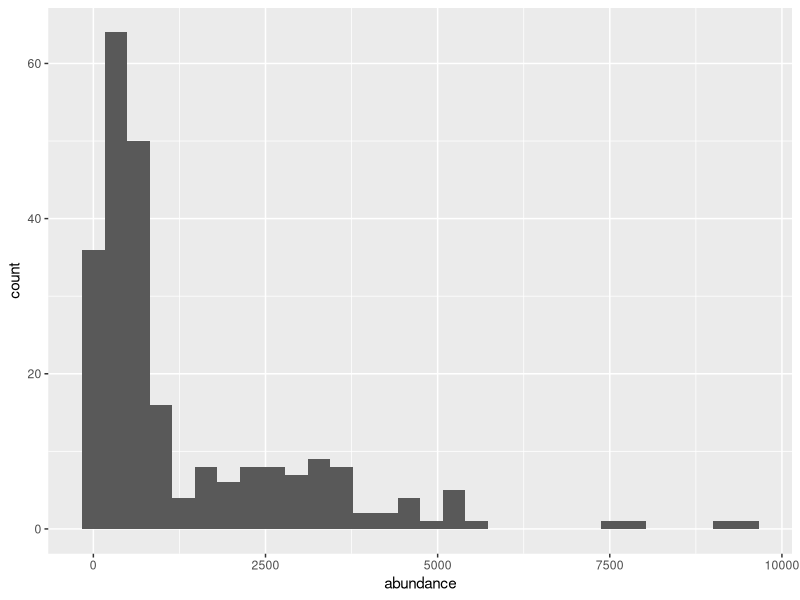
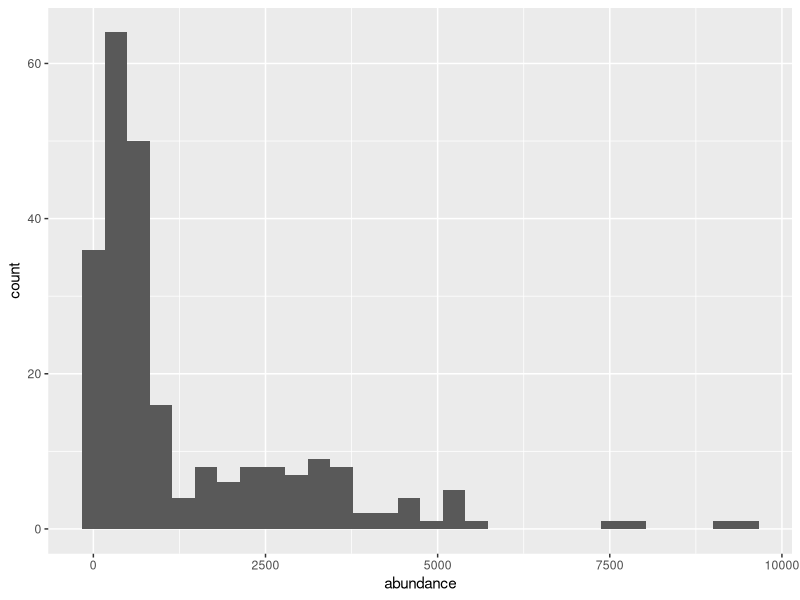
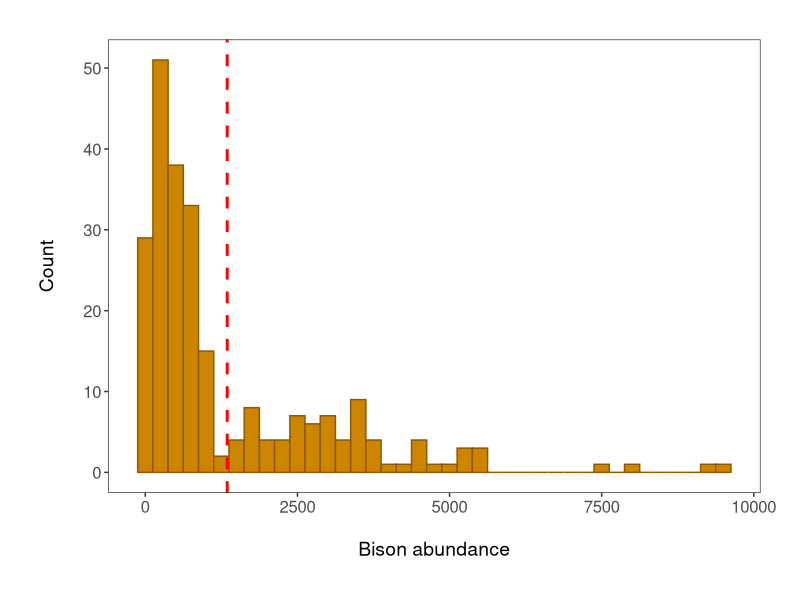
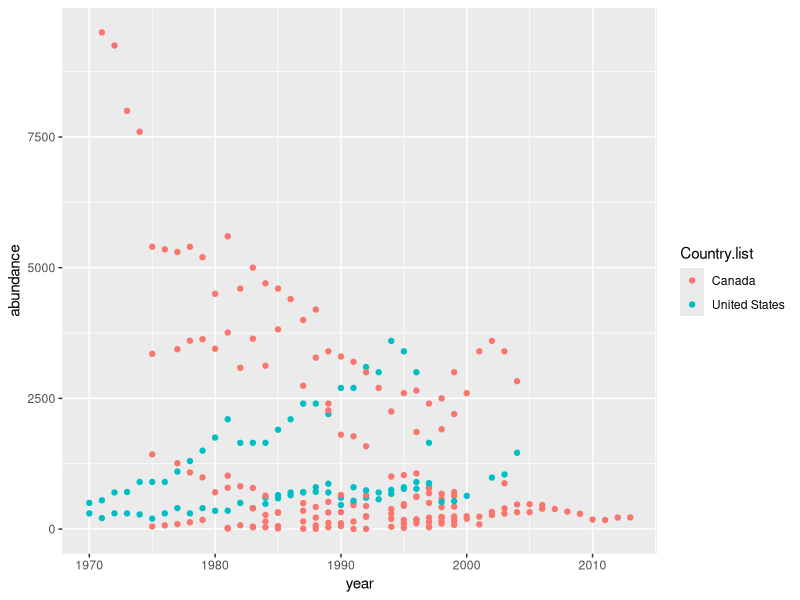
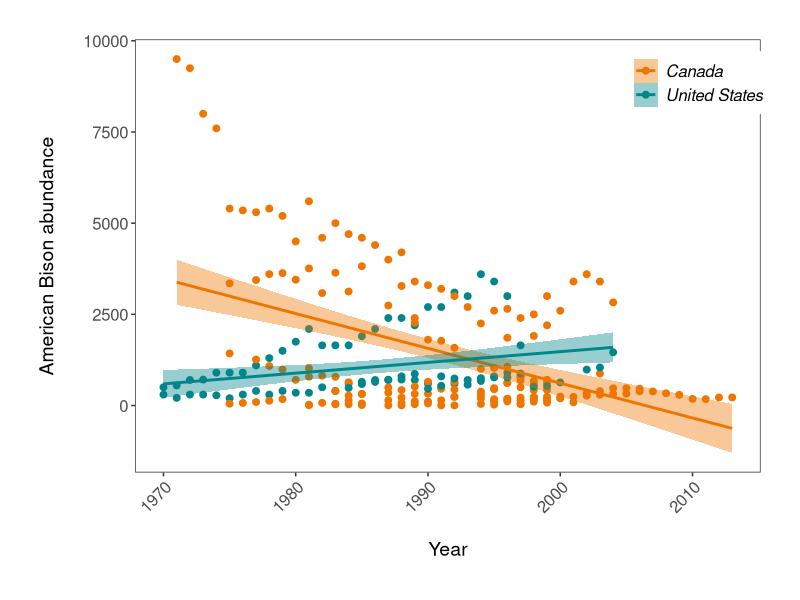
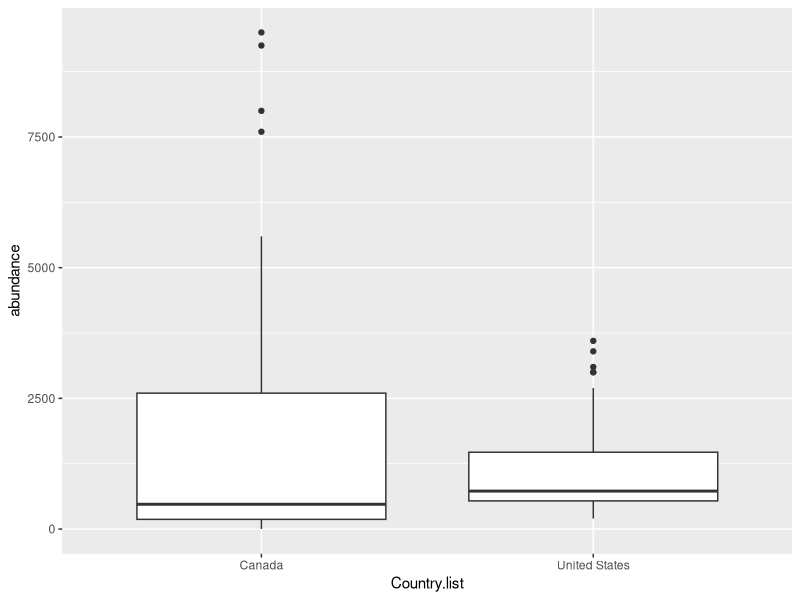
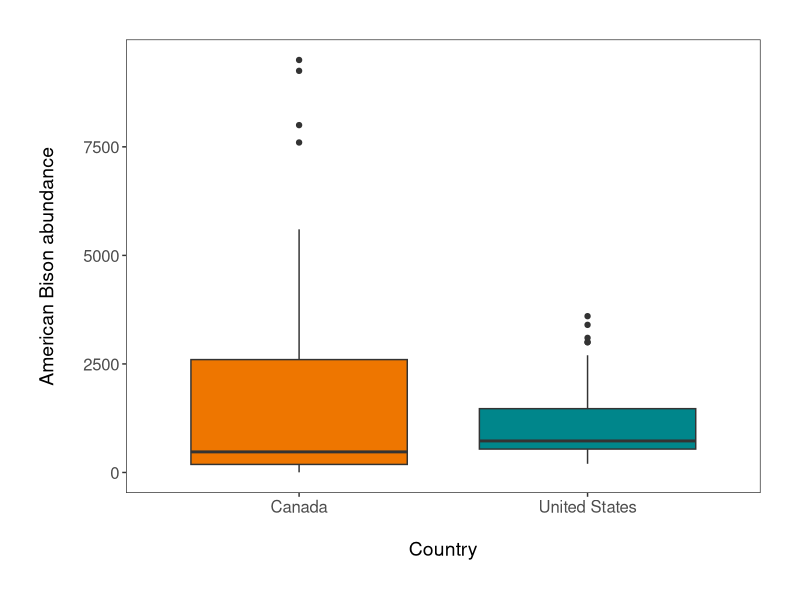
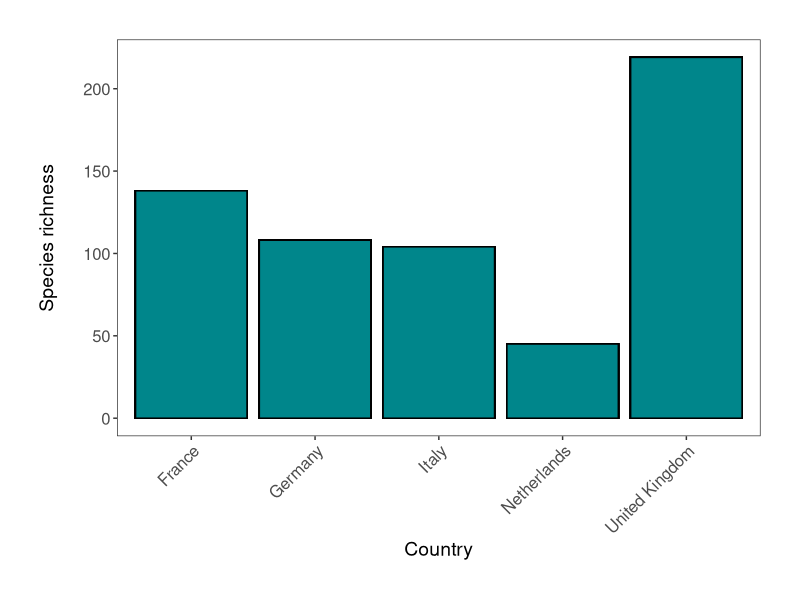

The R source for these figures, in order:
# Biology 850 Workshop on using ggplot2
# Jon Sweetman, Sept19,2018 jon.sweetman@ndsu.edu

# Libraries - if you haven't installed them before, run the code install.packages("package_name")
library(tidyverse) #includes ggplot2 and more..
library(gridExtra) #package for arranging multiple plots

# Import data from the Living Planet Index - population trends of vertebrate species from 1970 to 2014
file.path("C:/Users/zippy/OneDrive/NDSU/BIOL850_dataviz")
LPI <- read.csv("LPIdata_CC.csv")  # find where you saved LPIdata_CC.csv

# str displays the structure of our data
str(LPI)

#Clean up & Manipulate data ready for graphing:

# Reshape data into long form
# By adding 9:53, we select columns from 9 to 53, the ones for the different years of monitoring
LPI2 <- gather(LPI, "year", "abundance", 9:53)
View(LPI2)

#parse_number drops any non-numeric characters before or after the first number 
LPI2$year <- parse_number(LPI2$year)

# When manipulating data it's always good check if the variables have stayed how we want them
# Use the str() function
str(LPI2)

# Abundance is also a character variable, when it should be numeric, let's fix that
LPI2$abundance <- as.numeric(LPI2$abundance)

#unique returns a vector, data frame or an array with duplicate entries removed
unique(LPI2$Common.Name)

# filter is part of the dplyr package we looked at in the data manipulation workshop
bison <- filter(LPI2, Common.Name == "American bison / Wood bison / Plains bison")
head(bison)
Purp <- filter(LPI2, Common.Name =="Purple swamphen")
nrow(Purp)
# There are a lot of NAs in this dataframe, so we will get rid of the empty rows using na.omit()
bison <- na.omit(bison)

# Creating a histogram using ggplot2
bison_hist <- ggplot(bison, aes(x=abundance))  +
  geom_histogram() 
# putting your entire ggplot code in () creates the graph and shows it in the plot viewer.
# Without brackets, you have to call the object, so that it gets displayed, e.g.
bison_hist
# Here is how it looks with the brackets
(bison_hist <- ggplot(bison, aes(x=abundance))  +
    geom_histogram())

# trying some options to change the look of the plot
(bison_hist <- ggplot(bison, aes(x=abundance))  +
    # Changing the binwidth and colours
    geom_histogram(binwidth=250, colour="#8B5A00", fill="#CD8500") +    
    # Adding a line for mean abundance
    geom_vline(aes(xintercept=mean(abundance)),
               # Changing the look of the line
               colour="red", linetype="dashed", size=1) +                
    # Changing the theme to get rid of the grey background
    
    theme_bw() +                                                      
    # Changing the text of the y axis label
    ylab("Count\n") +                                                   
    # \n adds a blank line
    xlab("\nBison abundance")  +                             
    # Changing font size of axis labels
    theme(axis.text.x=element_text(size=12),                                   
          axis.text.y=element_text(size=12),
          # Changing font size of axis titles
          axis.title.x=element_text(size=14, face="plain"),  
          # face="plain" changes font type, could also be italic, etc                
          axis.title.y=element_text(size=14, face="plain"),   
          # Removing the grey grid lines
          panel.grid.major.x=element_blank(),                                   
          panel.grid.minor.x=element_blank(),
          panel.grid.minor.y=element_blank(),
          panel.grid.major.y=element_blank(),
          # Putting a 1 cm margin around the plot
          plot.margin = unit(c(1,1,1,1), units = , "cm")))   

# We can see from the histogram that the data are very skewed – 
# a typical distribution of count abundance data

#Creating Scatterplots

# note that the code is similar to the histogram, except a different geom
(bison_scatter <- ggplot(bison, aes (x=year, y=abundance, colour=Country.list)) +
    geom_point())

# improving the look of our scatterplot
(bison_scatter <- ggplot(bison, aes (x=year, y=abundance, colour=Country.list)) +
    geom_point(size=2) +                             # Changing point size
    geom_smooth(method=lm, aes(fill=Country.list)) + # Adding a linear model fit and colour-coding by country
    theme_bw() +
    scale_fill_manual(values = c("#EE7600", "#00868B")) +    # Adding custom colours
    scale_colour_manual(values = c("#EE7600", "#00868B")) +   # Adding custom colours
    ylab("American Bison abundance\n") +                             
    xlab("\nYear")  +
    theme(axis.text.x=element_text(size=12, angle=45, vjust=1, hjust=1),       # making the years at a bit of an angle
          axis.text.y=element_text(size=12),
          axis.title.x=element_text(size=14, face="plain"),             
          axis.title.y=element_text(size=14, face="plain"),             
          panel.grid.major.x=element_blank(),                                  # Removing the background grid lines                
          panel.grid.minor.x=element_blank(),
          panel.grid.minor.y=element_blank(),
          panel.grid.major.y=element_blank(),  
          plot.margin = unit(c(1,1,1,1), units = , "cm")) +                    # Adding a 1cm margin around the plot
    theme(legend.text = element_text(size=12, face="italic"),                  # Setting the font for the legend text
          legend.title = element_blank(),                                      # Removing the legend title
          legend.position=c(0.9, 0.9)))                  # Setting the position for the legend - 0 is left/bottom, 1 is top/right

# Creating a Boxplot using ggplot2
(bison_boxplot <- ggplot (bison, aes(Country.list, abundance)) + geom_boxplot())

# Beautifying

(bison_boxplot <- ggplot (bison, aes(Country.list, abundance)) + geom_boxplot(aes(fill=Country.list)) +
    theme_bw() +
    scale_fill_manual(values = c("#EE7600", "#00868B")) +               # Adding custom colours
    scale_colour_manual(values = c("#EE7600", "#00868B")) +             # Adding custom colours
    ylab("American Bison abundance\n") +                             
    xlab("\nCountry")  +
    theme(axis.text.x=element_text(size=12),
          axis.text.y=element_text(size=12),
          axis.title.x=element_text(size=14, face="plain"),             
          axis.title.y=element_text(size=14, face="plain"),             
          panel.grid.major.x=element_blank(),                           # Removing the background grid lines                
          panel.grid.minor.x=element_blank(),
          panel.grid.minor.y=element_blank(),
          panel.grid.major.y=element_blank(),  
          plot.margin = unit(c(1,1,1,1), units = , "cm"),               # Adding a margin
          legend.position="none"))                                      # Removing the legend - not needed with only two factors

#Barplot to examine species richness
# Calculating species richness using pipes ``%>%` from the `dplyr` package
richness <- LPI2 %>% filter (Country.list == c("United Kingdom", "Germany", "France", "Netherlands", "Italy")) %>%
  group_by(Country.list) %>%
  mutate (., richness=(length(unique(Common.Name))))

(richness_barplot <- ggplot(richness, aes(x=Country.list, y=richness)) +
    geom_bar(position=position_dodge(), stat="identity", colour="black", fill="#00868B") +
    theme_bw() +
    ylab("Species richness\n") +                             
    xlab("Country")  +
    theme(axis.text.x=element_text(size=12, angle=45, vjust=1, hjust=1),  # x axis labels angled, so that text doesn't overlap
          axis.text.y=element_text(size=12),
          axis.title.x=element_text(size=14, face="plain"),             
          axis.title.y=element_text(size=14, face="plain"),             
          panel.grid.major.x=element_blank(),                                          
          panel.grid.minor.x=element_blank(),
          panel.grid.minor.y=element_blank(),
          panel.grid.major.y=element_blank(),  
          plot.margin = unit(c(1,1,1,1), units = , "cm")))

#Arranging plots in a panel using grid.arrange()
grid.arrange(bison_hist, bison_scatter, bison_boxplot, ncol=1)
??grid.arrange

# This doesn't look right - the graphs are too stretched, the legend and text are all messed up, the white margins are too big
# Fixing the problems - adding ylab() again overrides the previous settings

panel <- grid.arrange(bison_hist + ggtitle("(a)") + ylab("Count") + xlab("Abundance") +   # adding labels to the different plots
                        theme(plot.margin = unit(c(0.2, 0.2, 0.2, 0.2), units = , "cm")),
                      bison_boxplot + ggtitle("(b)") + ylab("Abundance") + xlab("Country") +
                        theme(plot.margin = unit(c(0.2, 0.2, 0.2, 0.2), units = , "cm")),
                      bison_scatter + ggtitle("(c)") + ylab("Abundance") + xlab("Year") +
                        theme(plot.margin = unit(c(0.2, 0.2, 0.2, 0.2), units = , "cm")) +
                        theme(legend.text = element_text(size=12, face="italic"),               
                              legend.title = element_blank(),                                   
                              legend.position=c(0.85, 0.85)), # changing the legend position so that it fits within the panel
                      ncol=1) # ncol determines how many columns you have

#make sure you manually create the subdirectory folder first before saving!
ggsave(panel, file="figures/bison_panel2.png", width=5, height=12) # the file is saved in your working directory, find it with getwd()
ggsave(panel, file="figures/bison_panel2.pdf", width=5, height=12) # save as a PDF 


